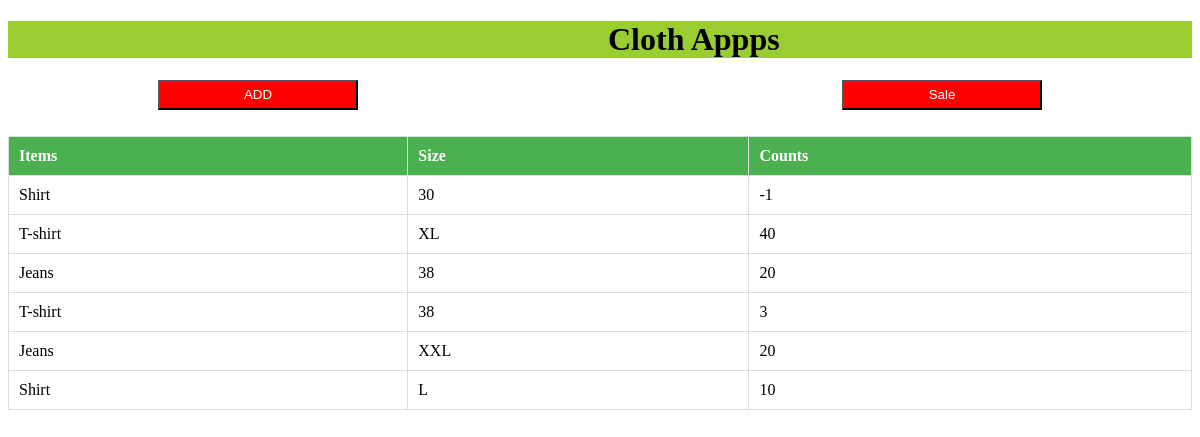
The app's page /shop/ with its own data.
### shop/models.py (models this page shows, shortened)
class Shopdata(models.Model):
    item = models.CharField(max_length=255)
    count = models.IntegerField()
    size = models.CharField(max_length=50)

### shop/views.py (the view)
# urls.py: 2. Add a URL to urlpatterns:  path('', views.home, name='home')
def home(request):
    items = Shopdata.objects.all()#delete_info()
    return render(request, 'home.html',{'items': items})

### templates/home.html (shortened to what this page needs)
<!DOCTYPE html>
<html>
    <head>
    </head>
    <body>
        <h1 style="background-color: yellowgreen; padding-left: 600px;" >Cloth Appps</h1>
        <div id="left">
            <button style="background-color: red; width: 200px; height: 30px; color: white;" onclick="addoption()">ADD</button><br><br>
        </div>
        <div id="right">
            <button style="background-color: red; width: 200px; height: 30px; color: white;" onclick="update()">Sale</button>
        </div>
        <br><br>
        <div id="table">
            <table>
                <thead>
                    <tr>
                        <th>Items</th>
                        <th>Size</th>
                        <th>Counts</th>
                    </tr>
                </thead>
                <tbody>
                    {% for item in items %}
                        <tr>
                            <td>{{ item.item }}</td>
                            <td>{{ item.size }}</td>
                            <td>{{ item.count }}</td>
                        </tr>
                    {% endfor %}
                </tbody>
            </table>
        </div>
    </body>
</html>

### templates/home.html (style rules this page uses)
#left { float: left; padding-left: 150px; }
#right { float: right; padding-right: 150px; }
table { width: 100%; border-collapse: collapse; margin-top: 20px; }
th, td { border: 1px solid #ddd; padding: 10px; text-align: left; }
th { background-color: #4CAF50; color: white; font-weight: bold; }

### records on screen
Shopdata: item "Shirt", size "30", count "-1"
Shopdata: item "T-shirt", size "XL", count "40"
Shopdata: item "Jeans", size "38", count "20"
Shopdata: item "T-shirt", size "38", count "3"
Shopdata: item "Jeans", size "XXL", count "20"
Shopdata: item "Shirt", size "L", count "10"
